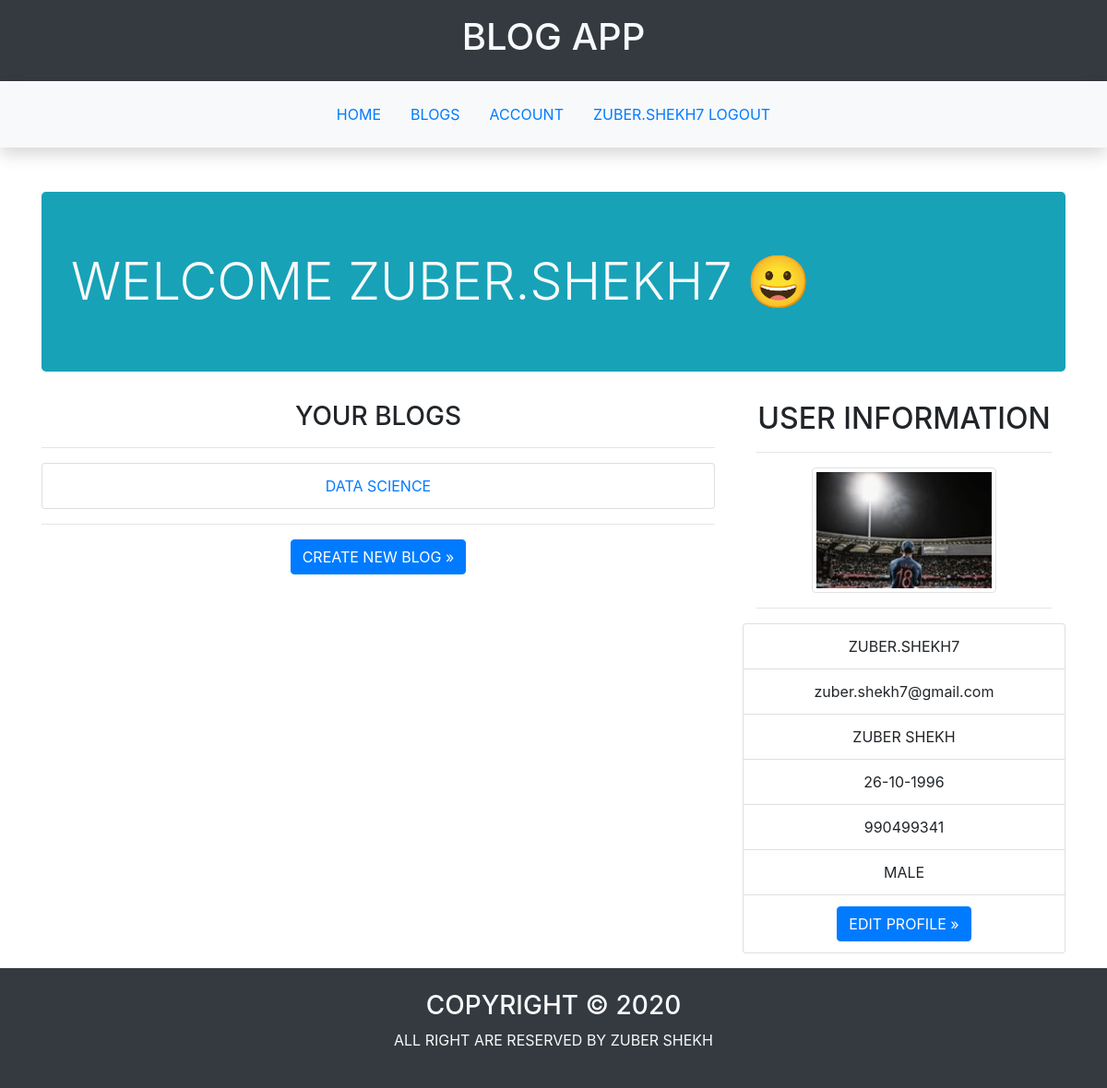
The app's page /user/home (signed in) with its own data.
### blogapp/user/models.py (models this page shows, shortened)
class UserModel(db.Model,UserMixin):
    __tablename__='user'
    id=db.Column(db.Integer,primary_key=True)
    username=db.Column(db.String(20),unique=True,nullable=False)
    email=db.Column(db.String(20),unique=True,nullable=False)
    password=db.Column(db.String(256),nullable=False)
    first_name=db.Column(db.String(20),nullable=False)
    last_name=db.Column(db.String(20),nullable=False)
    dob=db.Column(db.DateTime,nullable=False)
    gender=db.Column(db.String,nullable=False)
    mobile_no=db.Column(db.String(10),unique=True,nullable=False)
    profile_pic=db.Column(db.String,default='default_profile.jpg')
    blogs=db.relationship('BlogModel',backref='creator',lazy=True)

### blogapp/blog/models.py (models this page shows, shortened)
class BlogModel(db.Model):
    __tablename__='blog'
    id=db.Column(db.Integer,primary_key=True)
    name=db.Column(db.String(30),unique=True,nullable=False)
    creator_id=db.Column(db.Integer,db.ForeignKey('user.id'))
    date_of_creation=db.Column(db.DateTime,default=datetime.now)
    is_active=db.Column(db.Boolean,default=False)
    posts=db.relationship('PostModel',backref='blog',lazy=True)

### blogapp/user/views.py (the view)
@user.route('/home')
@login_required
def home():
    return render_template('user/home.html')

### blogapp/user/models.py (called while the page is built)
@login_manager.user_loader
def load_user(id):
    return UserModel.query.get(int(id))

### blogapp/templates/user/home.html (shortened to what this page needs)
{%extends 'main/base.html'%}
{%block main%}
<section class="container mt-5">
    <h2 class="jumbotron bg-info text-light display-4 text-uppercase">Welcome {{current_user.username}} &#128512;</h2>
</section>
<section class="container text-center text-uppercase">
    <div class="row">
        <div class="col-md-8 float-left">
            <section>
                <h3 class="text-uppercase">your blogs</h3>
                <hr>
                {%if current_user.blogs%}
                    <ul class="list-group">
                        {%for blog in current_user.blogs%}
                            <li class="list-group-item "><a href="{{url_for('blog.view_blog',id=blog.id)}}">{{blog.name}}</a></li>
                        {%endfor%}
                    </ul>
                {%else%}
                    <p>no blog created by you</p>
                {%endif%}
                <hr>
                <a class="btn btn-primary" href="{{url_for('blog.create_blog')}}">create new blog &raquo;</a>
            </section>
        </div>
        <div class="col-md-4">
            <section class="container">
                <h2 class="text-center">user information</h2>
                <hr>
                <img class="img-thumbnail rounded" src="{{url_for('static',filename='images/profile_pics/'+current_user.profile_pic)}}" alt="Profile Picture" height="200" width="200"></li>
                <hr>
            </section>
            <section>
                <ul class="list-group text-uppercase">
                    <li class="list-group-item">{{current_user.username}}</li>
                    <li class="list-group-item text-lowercase">{{current_user.email}}</li>
                    <li class="list-group-item">{{current_user.first_name}} {{current_user.last_name}}</li>
                    <li class="list-group-item">{{current_user.dob.strftime('%d-%m-%Y')}}</li>
                    <li class="list-group-item">{{current_user.mobile_no}}</li>
                    <li class="list-group-item">{{current_user.gender}}</li>
                    <li class="list-group-item"><a class="btn btn-primary" href="{{url_for('user.update_profile',id=current_user.id)}}">Edit Profile &raquo;</a></li>
                </ul>
            </section>
        </div>
    </div>
</section>
{%endblock%}

### blogapp/templates/main/base.html (shortened to what this page needs)
<!DOCTYPE html>
<html lang="en">
<head>
    <link rel="stylesheet" href="https://stackpath.bootstrapcdn.com/bootstrap/4.4.1/css/bootstrap.min.css">
</head>
<body>
    <header>
        <section class="container-fluid  text-center text-uppercase bg-dark text-light p-3">
            <h1>blog app</h1>
        </section>
    </header>
    <nav class="position-sticky mb-4 p-3 shadow fixed-top bg-light">
        <ul class="nav justify-content-center text-uppercase">
            <li class="nav-item"><a class="nav-link" href="{{url_for('main.index')}}">home</a></li>
            <li class="nav-item"><a class="nav-link" href="{{url_for('blog.blogs')}}">blogs</a></li>
            {%if current_user.is_authenticated %}
                <li class="nav-item"><a class="nav-link" href="{{url_for('user.home')}}">account</a></li>
                <li class="nav-item"><a class="nav-link" href="{{url_for('user.logout')}}">{{current_user.username}} logout</a></li>
            {%else%}
                <li class="nav-item"><a class="nav-link" href="{{url_for('user.signup')}}">signup</a></li>
                <li class="nav-item"><a class="nav-link" href="{{url_for('user.login')}}">login</a></li>
            {%endif%}
        </ul>
    </nav>
    <main>
        {%block main%}
        {%endblock%}
    </main>
    <footer class="mt-3">
        <section class="bg-dark text-center text-uppercase p-4 text-light">
            <h3>copyright &copy; 2020</h3>
            <p>all right are reserved by zuber shekh</p>
        </section>
    </footer>
</body>
</html>

### records on screen
UserModel: username "ZUBER.SHEKH7", profile_pic (picture), email "zuber.shekh7@gmail.com", first_name "ZUBER", last_name "SHEKH", dob "26-10-1996", mobile_no "990499341", gender "MALE"
BlogModel: name "DATA SCIENCE"
